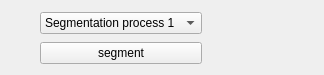
      <widget class="QWidget" name="SegmentWidget">
       <property name="geometry">
        <rect>
         <x>0</x>
         <y>0</y>
         <width>324</width>
         <height>75</height>
        </rect>
       </property>
       <property name="toolTip">
        <string>&lt;html&gt;&lt;head/&gt;&lt;body&gt;&lt;p&gt;&lt;span style=&quot; font-style:italic;&quot;&gt;Segmenation choice&lt;/span&gt;&lt;/p&gt;&lt;/body&gt;&lt;/html&gt;</string>
       </property>
       <attribute name="label">
        <string>Segmentation</string>
       </attribute>
       <widget class="QWidget" name="">
        <property name="geometry">
         <rect>
          <x>40</x>
          <y>10</y>
          <width>162</width>
          <height>56</height>
         </rect>
        </property>
        <layout class="QVBoxLayout" name="verticalLayout">
         <item>
          <widget class="QComboBox" name="comboBox">
           <item>
            <property name="text">
             <string>Segmentation process 1</string>
            </property>
           </item>
           <item>
            <property name="text">
             <string>Segmentation process 2</string>
            </property>
           </item>
           <item>
            <property name="text">
             <string>Segmentation process 3</string>
            </property>
           </item>
           <item>
            <property name="text">
             <string>Segmentation Mamba</string>
            </property>
           </item>
           <item>
            <property name="text">
             <string>Manual</string>
            </property>
           </item>
          </widget>
         </item>
         <item>
          <widget class="QPushButton" name="SegementButton">
           <property name="text">
            <string>segment</string>
           </property>
          </widget>
         </item>
        </layout>
       </widget>
      </widget>
